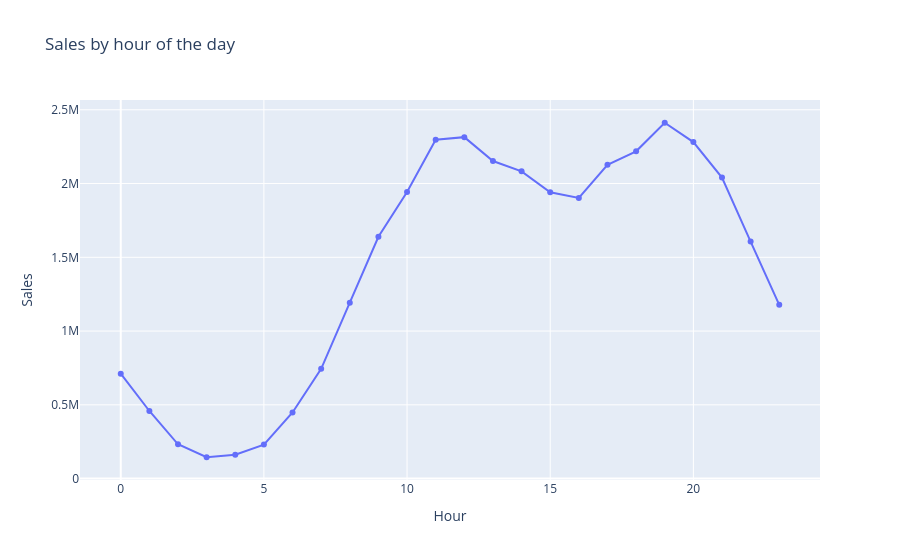

The notebook cell this image was saved under:
### Markdown cell above
**San Francisco** is far ahead, and Los Angeles and New York City follow. Portland (Maine) is the smallest.

### Question 3: At what time of day do customers buy?

### Code cell
hourly = df.groupby("Hour")["Sales"].sum().reset_index()

px.line(hourly, x="Hour", y="Sales", markers=True, title="Sales by hour of the day")

### Figure 1 — Plotly figure (JSON) as saved in the notebook; plotly's stock layout.template omitted (floating-point values rounded to 4 significant figures)
{"data": [{"hovertemplate": "Hour=%{x}<br>Sales=%{y}<extra></extra>", "legendgroup": "", "line": {"color": "#636efa", "dash": "solid"}, "marker": {"symbol": "circle"}, "mode": "lines+markers", "name": "", "orientation": "v", "showlegend": false, "type": "scatter", "x": [0, 1, 2, 3, 4, 5, 6, 7, 8, 9, 10, 11, 12, 13, 14, 15, 16, 17, 18, 19, 20, 21, 22, 23], "xaxis": "x", "y": [710900.0, 458300.0, 232600.0, 144700.0, 162300.0, 230500.0, 448000.0, 744100.0, 1192000.0, 1639000.0, 1943000.0, 2297000.0, 2314000.0, 2152000.0, 2083000.0, 1941000.0, 1903000.0, 2127000.0, 2218000.0, 2412000.0, 2281000.0, 2041000.0, 1606000.0, 1178000.0], "yaxis": "y"}], "layout": {"legend": {"tracegroupgap": 0}, "title": {"text": "Sales by hour of the day"}, "xaxis": {"anchor": "y", "domain": [0, 1], "title": {"text": "Hour"}}, "yaxis": {"anchor": "x", "domain": [0, 1], "title": {"text": "Sales"}}}}
